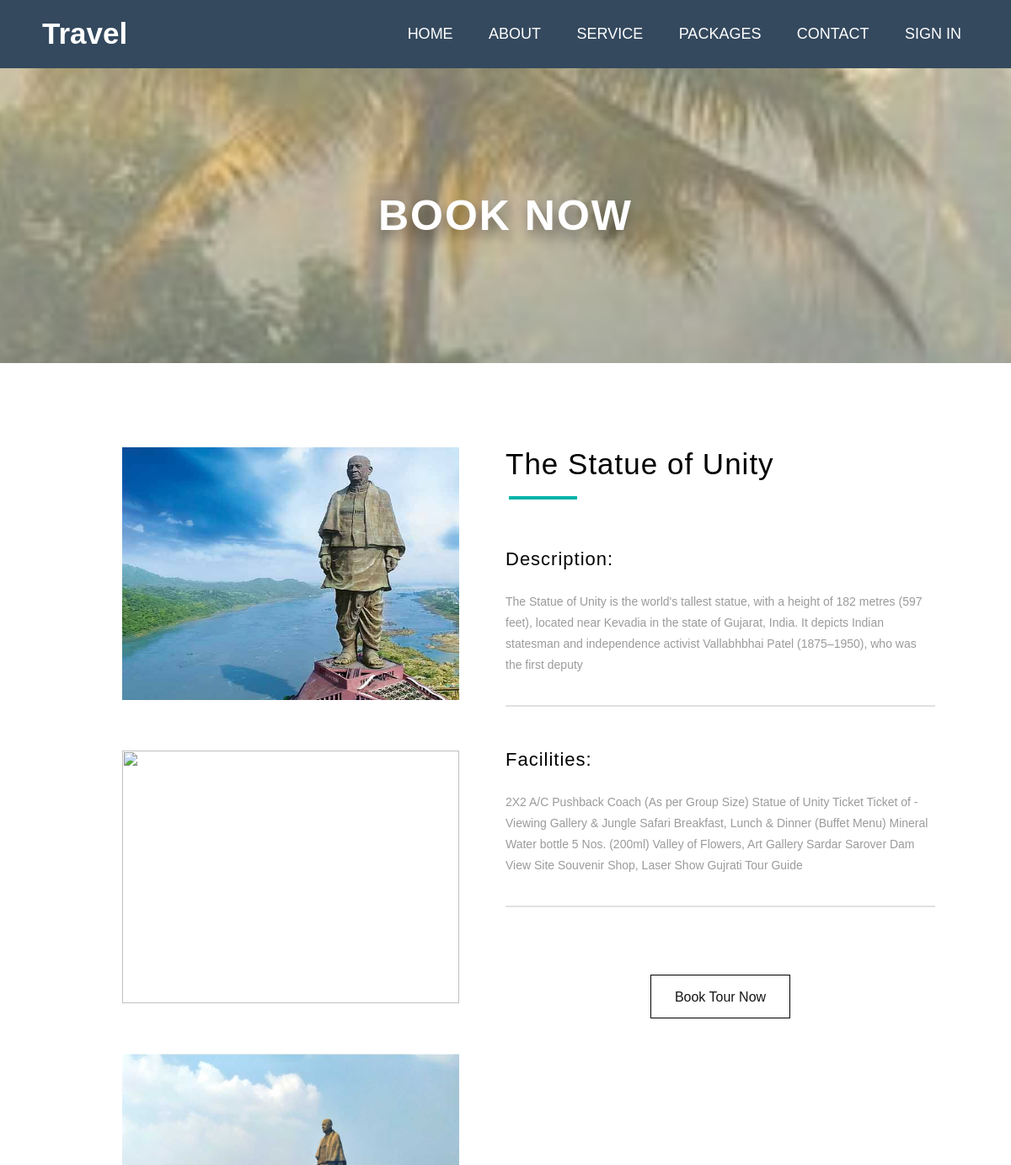
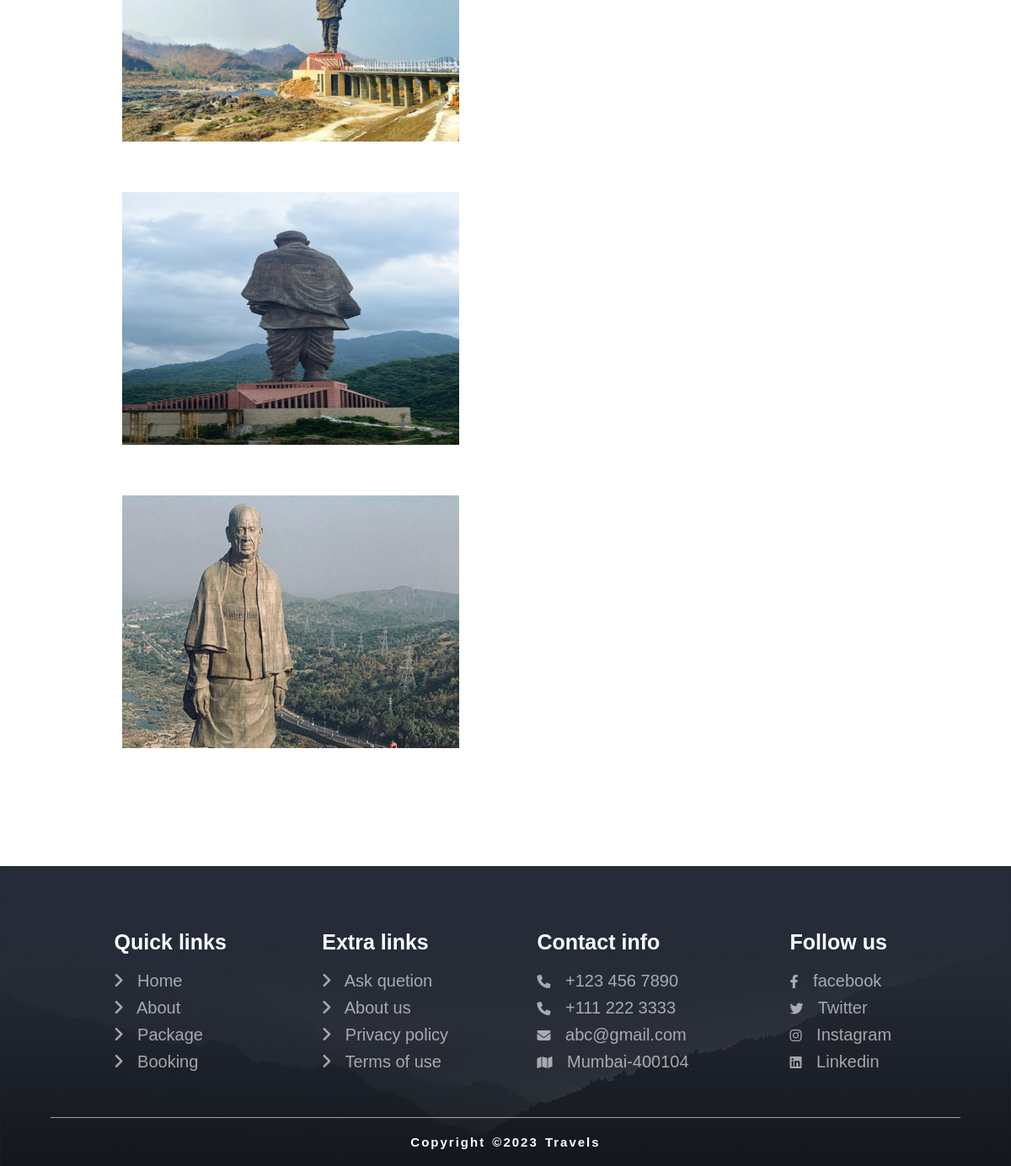
The page /book.php?id=2 on the database its author committed (2 pictures, top to bottom).
### tables this page shows
CREATE TABLE packages(
id INT NOT NULL AUTO_INCREMENT,
title VARCHAR(255),
description VARCHAR(500),
facilities VARCHAR(500),
location VARCHAR(30),
adultprice INT(255),
childprice INT(255),
image VARCHAR(255),
image1 VARCHAR(255),
image2 VARCHAR(255),
image3 VARCHAR(255),
image4 VARCHAR(255),
PRIMARY KEY (id)
);

### cache.php (called while the page is built)
<?php
	$version = time();
?>

### book.php (the view, shortened to what this page needs)
<?php include 'cache.php'; ?>
<!DOCTYPE html>
<html lang="en">
<head>
	<link rel="stylesheet" href="css/style.css?v=<?=$version?>">
	<link rel="stylesheet" type="text/css" href="./css/all.css?v=<?=$version?>">
</head>
<body>
	<?php
		$text = $text1 = "";
		if(!isset($_SESSION['log'])){
			$text = "SIGN IN";
		}else{
			$text1 = "MY ACCOUNT";
		}
	?>
	<nav>
		<label for="logo">Travel</label>
		<ul>
			<li><a href="index.php">Home</a></li>
			<li><a href="about.php">About</a></li>
			<li><a href="index.php #service">Service</a></li>
			<li><a class="Active" href="packages.php">Packages</a></li>
			<li><a href="contact.php">Contact</a></li>
			<li><a href="user-panel/user-login.php"><?php echo $text; echo $text1; ?></a></li>
		</ul>
	</nav>
	<div class="book-bg">
		<h3>BOOK NOW</h3>
	</div>
	<?php
		include 'database_connect.php';
		$view_id = $_GET['id'];
		$viewquery =  ' SELECT * FROM `packages` WHERE id = '.$view_id.' ';
		$query_run = mysqli_query($conn, $viewquery);
		if(mysqli_num_rows($query_run) > 0){
			$detail = mysqli_fetch_array($query_run);
	?>
					<div class="book-conatiner">
						<div class="book-img">
							<img src="<?=$detail['image'];?>" width="400px" height="300px">
							<img src="<?=$detail['image1'];?>" width="400px" height="300px">
							<img src="<?=$detail['image2'];?>" width="400px" height="300px">
							<img src="<?=$detail['image3'];?>" width="400px" height="300px">
							<img src="<?=$detail['image4'];?>" width="400px" height="300px">
						</div>
						<div class="book-content">
							<h3><?=$detail['title'];?></h3>
							<div class="content-desc">
								<h4>Description:</h4>
								<p><?=$detail['description'];?></p>
							</div>
							<div class="content-desc box-margin">
								<h4>Facilities:</h4>
								<p><?=$detail['facilities'];?></p>
							</div>
							<div class="book-btn">
								<a href="checkout.php?id=<?php echo $detail["id"]?>">Book Tour Now</a>
							</div>
						</div>
					</div>
	<?php
		}
	?>
	<?php include 'footer.php'; ?>
</body>
</html>

### css/style.css (style rules this page uses)
* { padding: 0; margin: 0; text-decoration: none; list-style: none; }
html { scroll-behavior: smooth; overflow-x: hidden; overflow-y: auto; }
body { font-family: montserrat; font-family: "Poppins", sans-serif; overscroll-behavior: none; }
nav { height: 81px; width: 100%; background: #34495e; }
nav label { font-size: 35px; font-weight: bold; color: white; margin: 0 50px; line-height: 80px; }
nav ul { float: right; margin-right: 40px; }
nav li { display: inline-block; margin: 0 8px; line-height: 80px; }
nav a { color: white; font-size: 18px; text-transform: uppercase; border: 1px solid transparent; padding: 7px 10px; border-radius: 3px; }
.book-bg { width:100%; height:350px; background-image: url(../images/book-bg.jpg); background-size:cover; background-position:center; background-attachment:fixed; display:flex; justify-content:center; align-items:center; }
.book-bg h3 { font-size:50px; font-family: "Montserrat", sans-serif, Arial, sans-serif; font-weight: 600; letter-spacing:2px; color:white; text-shadow:3px 9px 16px rgb(0 0 0 / 45%); }
.book-conatiner { width:85%; height:auto; margin:0 auto; display:flex; }
.book-img { width:50%; height:auto; display:flex; flex-direction:column; align-items:center; margin:100px 0 80px 0; }
.book-img img { margin-bottom:60px; }
.book-content { width:50%; height:auto; margin:100px 0 80px 0; }
.book-content h3 { font-weight: 500; letter-spacing: normal; font-size: 35px; font-family: "Montserrat", sans-serif, Arial, sans-serif; letter-spacing:1px; position:relative; }
.book-content h3::after { content:''; position:absolute; width:15%; left:4px; top:145%; border:2px solid #01b3a7; }
.content-desc { width:100%; height:auto; margin:80px 0 0 0; border-bottom:2px solid #e1e1e1; }
.content-desc h4 { font-weight: 500; letter-spacing: normal; font-size:22px; font-family: "Montserrat", sans-serif, Arial, sans-serif; letter-spacing:1px; margin-bottom:25px; }
.content-desc p { line-height:25px; font-family: "Montserrat", sans-serif, Arial, sans-serif; font-size: 14px; font-weight: 400; color: #9b9b9b; margin-bottom:35px; }
.box-margin { margin:50px 0 0 0; }
.book-btn { width:100%; height:auto; display:flex; justify-content:center; margin-top:80px; }
.book-btn a { padding: 17px 28px 15px; font-size: 16px; border: 1px solid black; font-family: "Montserrat", sans-serif, Arial, sans-serif; font-weight: 500; letter-spacing: normal; white-space: nowrap; color: #151515; }

### rows shown on the page
packages: title "The Statue of Unity", description "The Statue of Unity is the world's tallest statue, with a height of 182 metres (597 feet), located near Kevadia in the state of Gujarat, India. It depicts Indian statesman and independence activist Vallabhbhai Patel (1875–1950), who was the first deputy", facilities "2X2 A/C Pushback Coach (As per Group Size) Statue of Unity Ticket Ticket of - Viewing Gallery & Jungle Safari Breakfast, Lunch & Dinner (Buffet Menu) Mineral Water bottle 5 Nos. (200ml) Valley of Flowers, Art Gallery Sardar Sarover Dam View Site Souvenir Shop, Laser Show Gujrati Tour Guide"

### other values the page prints
$text "SIGN IN"
